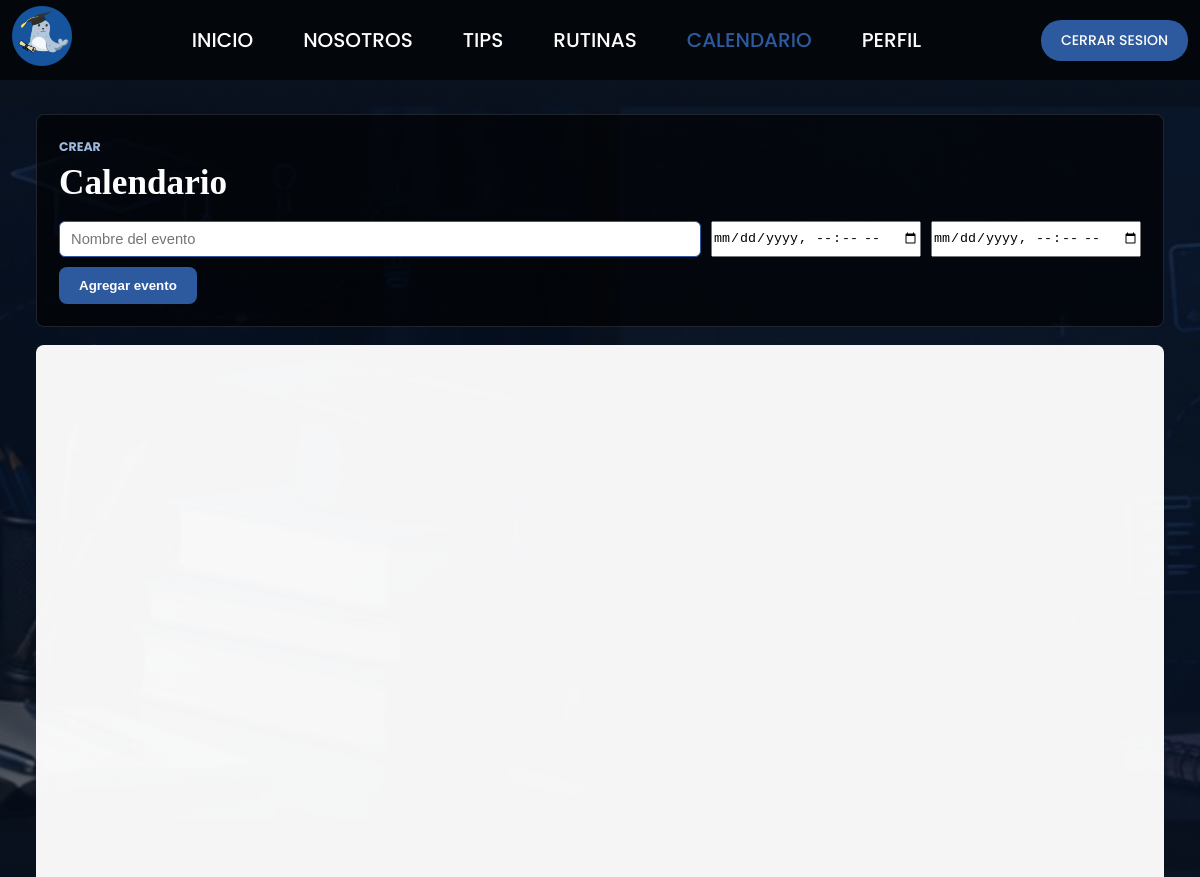
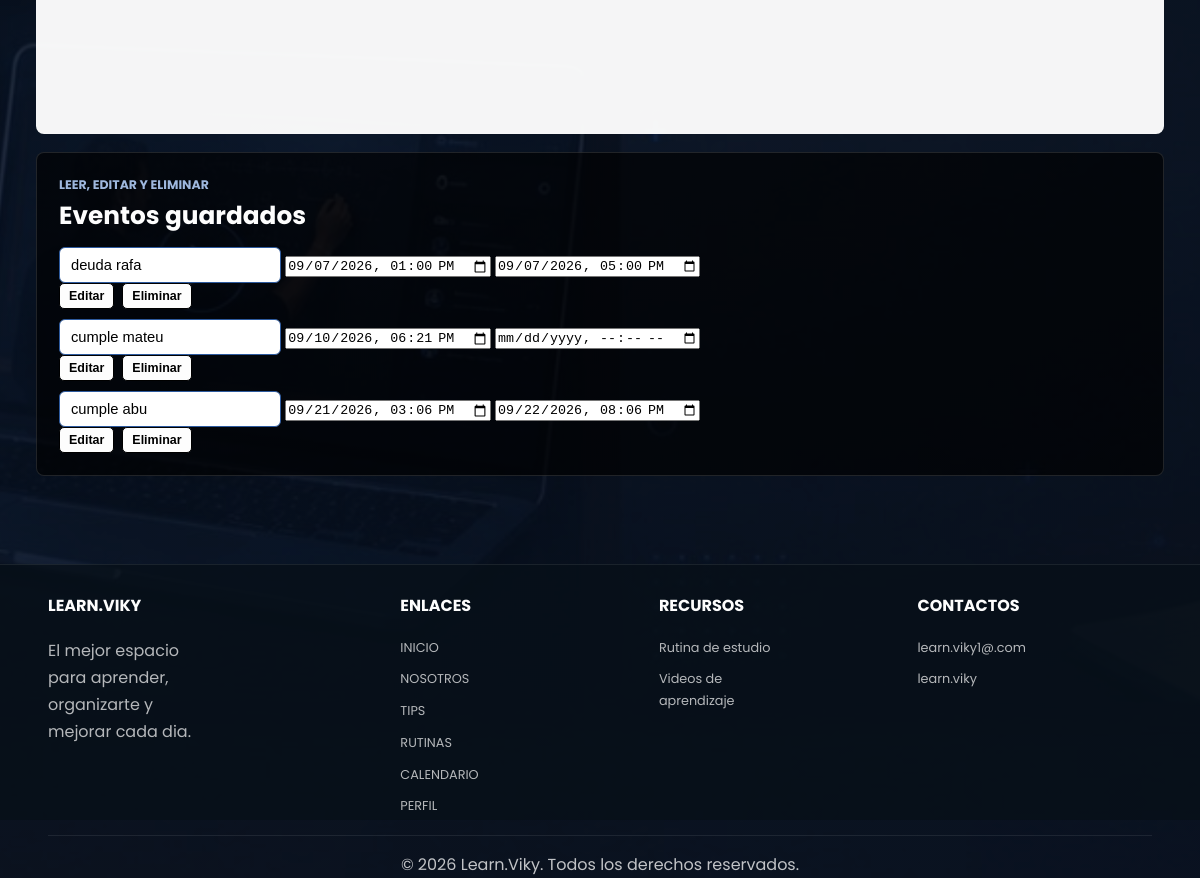
Page /calendario.php (signed in) on the committed database (2 pictures, top to bottom).
### tables this page shows
CREATE TABLE `calendarios` (
  `id_calendario` int(10) UNSIGNED NOT NULL,
  `observacion` text DEFAULT NULL,
  `fecha_inicio` datetime NOT NULL,
  `fecha_final` datetime DEFAULT NULL,
  `id_usuario_fk` int(10) UNSIGNED NOT NULL,
  `fecha_de_creacion` timestamp NOT NULL DEFAULT current_timestamp(),
  `fecha_de_actualizacion` timestamp NOT NULL DEFAULT current_timestamp() ON UPDATE current_timestamp()
);

### backend/connection/abrir_conexion.php (called while the page is built, shortened)
<?php
$tblCalendarios = "calendarios";
?>

### calendario.php (the view, shortened to what this page needs)
<?php
include("backend/connection/abrir_conexion.php");
function h($texto)
{
  return htmlspecialchars($texto, ENT_QUOTES, 'UTF-8');
}
function fecha_para_input($fecha)
{
  if ($fecha == '') {
    return '';
  }
  return date('Y-m-d\TH:i', strtotime($fecha));
}
$id_usuario_data = $_SESSION['id_usuario'];
$consulta_eventos = $conexion->prepare(
  "SELECT id_calendario, observacion, fecha_inicio, fecha_final
    FROM $tblCalendarios
    WHERE id_usuario_fk = ?
    ORDER BY fecha_inicio"
);
$consulta_eventos->bind_param("i", $id_usuario_data);
$consulta_eventos->execute();
$eventos = $consulta_eventos->get_result();
?>
<!DOCTYPE html>
<html lang="es">
<head>
  <link rel="stylesheet" href="css/styles.css">
  <link rel="stylesheet" href="https://cdnjs.cloudflare.com/ajax/libs/fullcalendar/3.10.2/fullcalendar.min.css">
</head>
<body>
  <header class="header">
    <a href="index.php"class="logo-inicio">
    <div class="logo">
      <img src="img/logofoca.png" alt="logo foca graduada"></div>
      </a>
    <nav class="navbar">
      <ul>
        <li><a href="/learn-viky/index.php">INICIO</a></li>
        <li><a href="/learn-viky/nosotros.html">NOSOTROS</a></li>
        <li><a href="/learn-viky/tips.php">TIPS</a></li>
        <li><a href="/learn-viky/rutinas.php">RUTINAS</a></li>
        <li><a href="/learn-viky/calendario.php" class="active">CALENDARIO</a></li>
        <li><a href="/learn-viky/perfil.php">PERFIL</a></li>
      </ul>
    </nav>
    <div class="header-actions">
      <a href="/learn-viky/backend/controlers/cerrar_sesion_controller.php" style="text-decoration: none;">
        <button class="btn-ins">CERRAR SESION</button>
      </a>
    </div>
  </header>
  <main class="page-shell calendar-layout">
    <section class="panel">
      <div class="section-heading">
        <p>Crear</p>
        <h1>Calendario</h1>
      </div>
      <form class="form-grid calendar-form" action="backend/controlers/calendario_controller.php" method="POST">
        <input type="text" name="observacion_form" placeholder="Nombre del evento" required>
        <input type="datetime-local" name="fecha_inicio_form" required>
        <input type="datetime-local" name="fecha_final_form">
        <button type="submit" class="primary-action" name="btn-add-calendario">Agregar evento</button>
      </form>
    </section>
    <section class="calendar-panel">
      <div id="calendario"></div>
    </section>
    <section class="panel">
      <div class="section-heading small">
        <p>Leer, editar y eliminar</p>
        <h2>Eventos guardados</h2>
      </div>
      <div class="items-list">
        <?php while ($evento = $eventos->fetch_assoc()) { ?>
          <article class="crud-card">
            <form class="crud-form calendar-edit-form" action="backend/controlers/calendario_controller.php"
              method="POST">
              <input type="text" name="observacion_form" value="<?php echo h($evento['observacion']); ?>" required>
              <input type="datetime-local" name="fecha_inicio_form"
                value="<?php echo h(fecha_para_input($evento['fecha_inicio'])); ?>" required>
              <input type="datetime-local" name="fecha_final_form"
                value="<?php echo h(fecha_para_input($evento['fecha_final'])); ?>">
              <div class="crud-actions">
                <button class="icon-btn" type="submit" name="btn-editar-calendario">Editar</button>
                <button class="icon-btn danger" type="submit" name="btn-eliminar-calendario">Eliminar</button>
              </div>
            </form>
          </article>
        <?php } ?>
      </div>
    </section>
  </main>
  <footer class="footer">
    <div class="footer-container">
      <div class="footer-section">
        <h2>LEARN.VIKY</h2>
        <p>El mejor espacio para aprender, organizarte y mejorar cada dia.</p>
      </div>
      <div class="footer-section">
        <h3>ENLACES</h3>
        <a href="/learn-viky/index.php">INICIO</a>
        <a href="/learn-viky/nosotros.html">NOSOTROS</a>
        <a href="/learn-viky/tips.php">TIPS</a>
        <a href="/learn-viky/rutinas.php">RUTINAS</a>
        <a href="/learn-viky/calendario.php">CALENDARIO</a>
        <a href="/learn-viky/perfil.php">PERFIL</a>
      </div>
      <div class="footer-section">
        <h3>RECURSOS</h3><a href="/learn-viky/rutinas.php">Rutina de estudio</a><a href="/learn-viky/tips.php">Videos de
          aprendizaje</a>
      </div>
      <div class="footer-section">
        <h3>CONTACTOS</h3>
        <a href="https://mail.google.com/mail/u/0/#inbox" target="_blank">learn.viky1@.com</a>
        <a href= "https://www.instagram.com/learn.viky/" target="_blank"> learn.viky</a>
      </div>
    </div>
    <div class="footer-bottom">
      <p>&copy; 2026 Learn.Viky. Todos los derechos reservados.</p>
    </div>
  </footer>
</body>
</html>

### rows in the picture
calendarios: observacion_form "deuda rafa", fecha_inicio_form "09/07/2026 13:00", fecha_final_form "09/07/2026 17:00"
calendarios: observacion_form "cumple mateu", fecha_inicio_form "09/10/2026 18:21"
calendarios: observacion_form "cumple abu", fecha_inicio_form "09/21/2026 15:06", fecha_final_form "09/22/2026 20:06"
